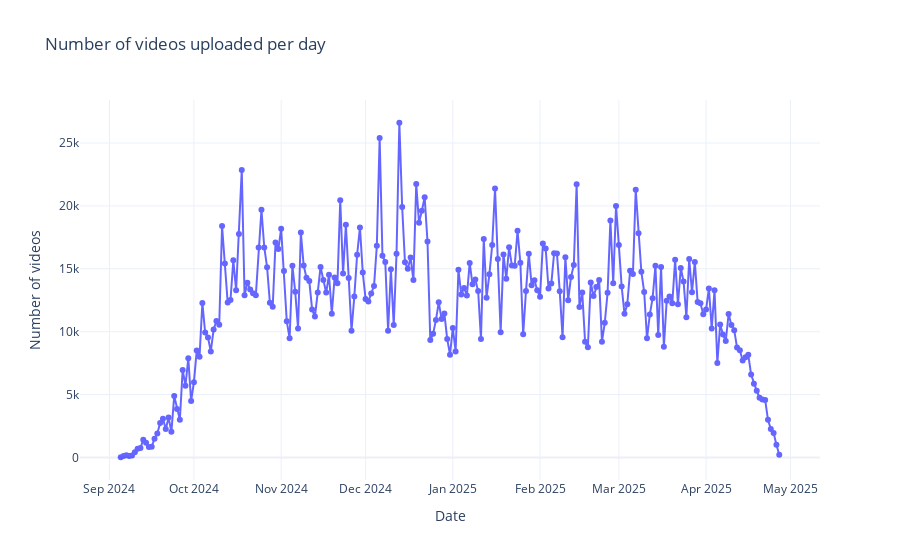

Source (notebook cell):
### Code cell
videos_per_day = df.groupby(df['video_published_at'].dt.date).size().reset_index(name='count')
videos_per_day['video_published_at'] = pd.to_datetime(videos_per_day['video_published_at'])

fig = px.line(
    videos_per_day,
    x='video_published_at',
    y='count',
    markers=True,
    title='Number of videos uploaded per day',
    labels={
        'video_published_at': 'Date',
        'count': 'Number of videos'
    }
)

fig.update_traces(line=dict(color='blue'), opacity=0.6)

fig.update_layout(
    xaxis_title='Date',
    yaxis_title='Number of videos',
    template='plotly_white'
)

fig.show()

### Figure 1 — Plotly figure (JSON) as saved in the notebook; plotly's stock layout.template omitted (floating-point values rounded to 4 significant figures; data arrays with more than 128 entries replaced by an {"elided": "..."} marker saying what was removed)
{"data": [{"hovertemplate": "Date=%{x}<br>Number of videos=%{y}<extra></extra>", "legendgroup": "", "line": {"color": "blue", "dash": "solid"}, "marker": {"symbol": "circle"}, "mode": "lines+markers", "name": "", "opacity": 0.6, "orientation": "v", "showlegend": false, "type": "scatter", "x": {"elided": "235 str values"}, "xaxis": "x", "y": {"elided": "235 int values"}, "yaxis": "y"}], "layout": {"legend": {"tracegroupgap": 0}, "title": {"text": "Number of videos uploaded per day"}, "xaxis": {"anchor": "y", "domain": [0, 1], "title": {"text": "Date"}}, "yaxis": {"anchor": "x", "domain": [0, 1], "title": {"text": "Number of videos"}}}}
